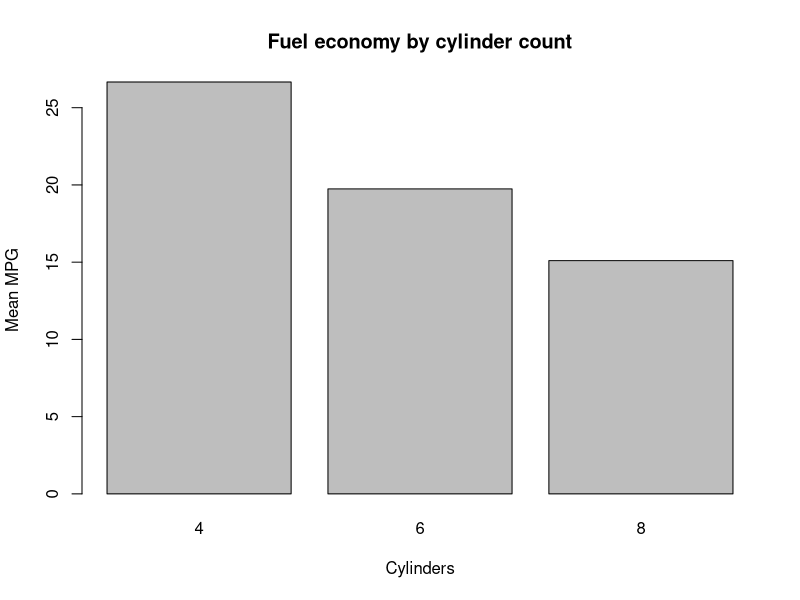

The R source for this figure:
# demo.R -- a plain R script
# Everything here is R code.
# Human words only live in comments (#).

mtcars

# Summarise fuel economy by number of cylinders
avg_mpg <- aggregate(mpg ~ cyl, data = mtcars, FUN = mean)
avg_mpg

# Plot it
barplot(
  avg_mpg$mpg,
  names.arg = avg_mpg$cyl,
  xlab = "Cylinders",
  ylab = "Mean MPG",
  main = "Fuel economy by cylinder count"
)
